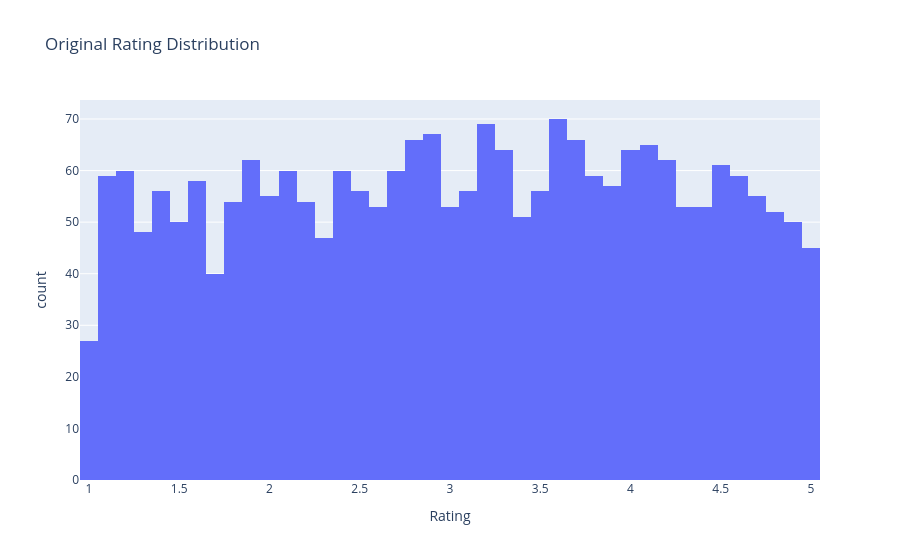
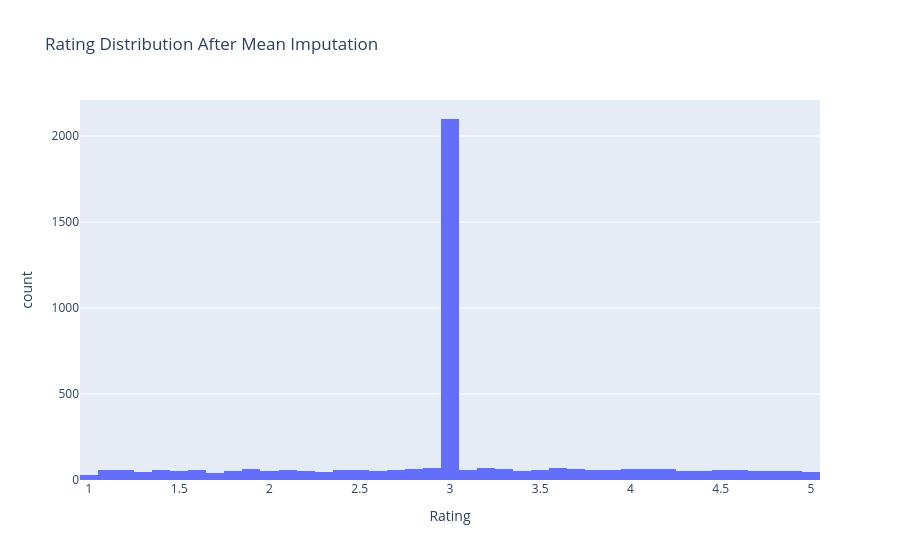

Notebook code for these charts, in order:
### Code cell
fig = px.histogram(df, x="Rating", title="Original Rating Distribution")
fig.show()

fig = px.histogram(df_mean, x="Rating", title="Rating Distribution After Mean Imputation")
fig.show()

fig = px.histogram(df_median, x="Rating", title="Rating Distribution After Median Imputation")
fig.show()

### Figure 1 — Plotly figure (JSON) as saved in the notebook; plotly's stock layout.template omitted (floating-point values rounded to 4 significant figures; data arrays with more than 128 entries replaced by an {"elided": "..."} marker saying what was removed)
{"data": [{"bingroup": "x", "hovertemplate": "Rating=%{x}<br>count=%{y}<extra></extra>", "legendgroup": "", "marker": {"color": "#636efa", "pattern": {"shape": ""}}, "name": "", "orientation": "v", "showlegend": false, "type": "histogram", "x": {"elided": "4358 float values"}, "xaxis": "x", "yaxis": "y"}], "layout": {"barmode": "relative", "legend": {"tracegroupgap": 0}, "title": {"text": "Original Rating Distribution"}, "xaxis": {"anchor": "y", "domain": [0, 1], "title": {"text": "Rating"}}, "yaxis": {"anchor": "x", "domain": [0, 1], "title": {"text": "count"}}}}

### Figure 2 — Plotly figure (JSON) as saved in the notebook; plotly's stock layout.template omitted (floating-point values rounded to 4 significant figures; data arrays with more than 128 entries replaced by an {"elided": "..."} marker saying what was removed)
{"data": [{"bingroup": "x", "hovertemplate": "Rating=%{x}<br>count=%{y}<extra></extra>", "legendgroup": "", "marker": {"color": "#636efa", "pattern": {"shape": ""}}, "name": "", "orientation": "v", "showlegend": false, "type": "histogram", "x": {"elided": "4358 float values"}, "xaxis": "x", "yaxis": "y"}], "layout": {"barmode": "relative", "legend": {"tracegroupgap": 0}, "title": {"text": "Rating Distribution After Mean Imputation"}, "xaxis": {"anchor": "y", "domain": [0, 1], "title": {"text": "Rating"}}, "yaxis": {"anchor": "x", "domain": [0, 1], "title": {"text": "count"}}}}
